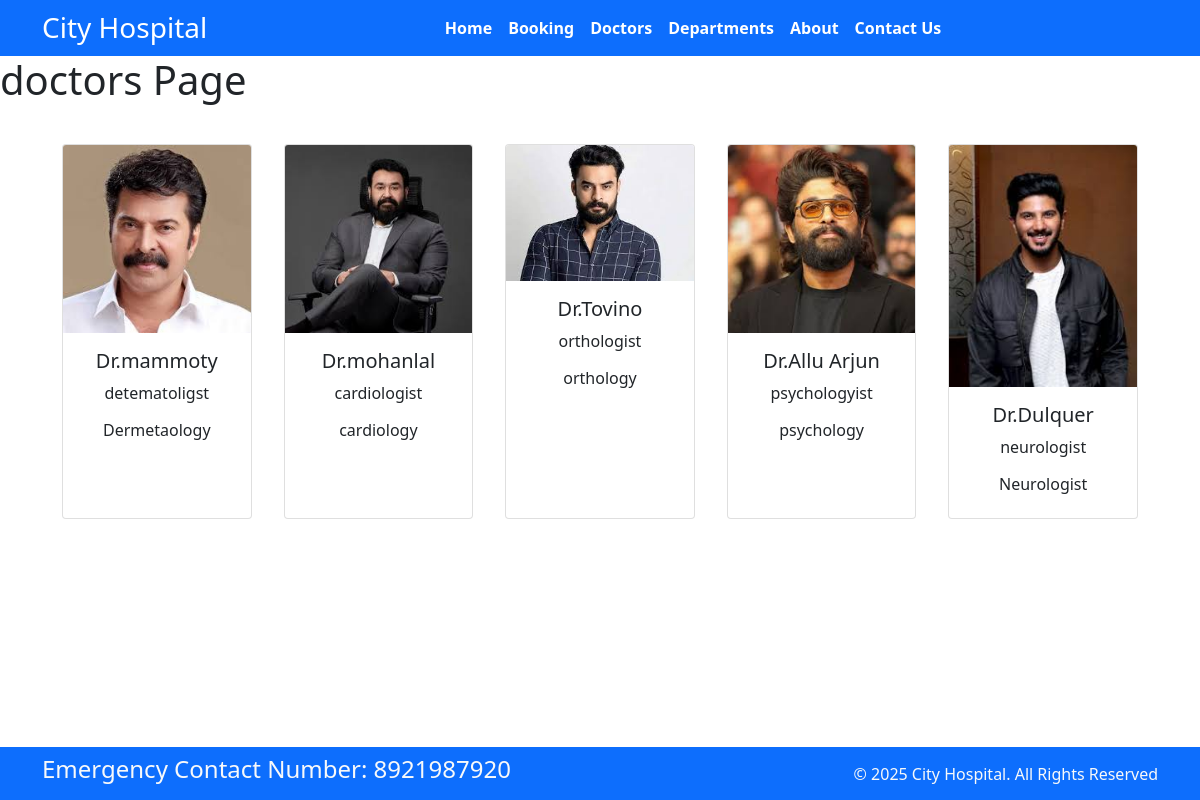
Page /doctors on the committed database.
### Home/models.py (models this page shows, shortened)
class Doctors(models.Model):
    doc_name = models.CharField(max_length=255)
    doc_spec= models.CharField(max_length=255)
    dep_name= models.ForeignKey(Departments, on_delete=models.CASCADE)
    doc_image= models.ImageField(upload_to='doctors')

class Departments(models.Model):
    dep_name = models.CharField(max_length=1000)
    dep_description = models.TextField()
    def __str__(self):
        return self.dep_name

### Home/views.py (the view)
# urls.py: path('doctors',views.doctors, name='doctors'),
def doctors(request):
    dic_docs={
        'doctors': Doctors.objects.all()
    }
    return render(request,"doctors.html",dic_docs)

### templates/doctors.html (shortened to what this page needs)
{% extends "base.html" %}
{% block content %}
<h1>doctors Page</h1>
<diV class="container text-center d-flex p-3">
{% for d in doctors%}
<div class="card text-center mx-3 my-3" style="width: 18rem;">
    <img src="{{d.doc_image.url}}" class="card-img-top" alt="...">
    <div class="card-body">
      <h5 class="card-title">Dr.{{d.doc_name}}</h5>
      <p class="card-text">{{d.doc_spec}}</p>
      <h6>{{d.dep_name}}</h6>
    </div>
  </div>
{% endfor %}
</div>
{% endblock  %}

### templates/base.html (shortened to what this page needs)
{% load static %}
<!DOCTYPE html>
<html>
  <head>
    <link rel="stylesheet"
      href=" https://cdn.jsdelivr.net/npm/bootstrap@5.1.3/dist/css/bootstrap.min.css ">
    <link rel="stylesheet"
      href="https://use.fontawesome.com/releases/v5.2.0/css/all.css">
      <link rel="stylesheet" href="https://cdn.jsdelivr.net/npm/bootstrap-icons/font/bootstrap-icons.css">
      <link rel="stylesheet"
      href="{% static '/css/style.css' %}">
  </head>
  <body>
    <nav class="navbar bg-primary navbar-expand-md">
        <div class="container">
            <div class="col-2 text-left pl-md-0 d-flex align-items-center">
                <h3 class="text-white mb-0">City Hospital</h3>
        </div>
        <div
          class="collapse navbar-collapse justify-content-center col-md-8 navbar-collapse-3">
          <ul class="navbar-nav justify-content-center  fw-bold">
            <li class="nav-item active">
              <a class="nav-link text-white" href="{% url "home" %}">Home </a>
            </li>
            <li class="nav-item">
              <a class="nav-link text-white" href="{% url "booking" %}">Booking</a>
            </li>
            <li class="nav-item">
              <a class="nav-link text-white" href="{% url "doctors" %}">Doctors</a>
            </li>
			 <li class="nav-item">
              <a class="nav-link text-white" href="{% url "departments" %}">Departments</a>
            </li>
            <li class="nav-item">
                <a class="nav-link text-white" href="{% url "about" %}">About</a>
              </li>
            <li class="nav-item">
              <a class="nav-link text-white" href="{% url "contact" %}">Contact Us</a>
            </li>
          </ul>
        </div>
      </div>
    </nav>
    {% block content %}  {% endblock  %}
    <section class="fixed-bottom">
        <footer class="pt-2 pb-2  bg-primary text-light">
          <div class="container">
            <div class="row align-items-center">
              <div class="col-12 col-md-8">
                <h4>Emergency Contact Number: 8921987920</h4>
              </div>
              <div class="col-12 col-md-4 mt-4 mt-md-0 text-center text-md-end">
                © 2025 City Hospital. All Rights Reserved
              </div>
            </div>
          </div>
        </footer>
      </section>
    </body>
  </html>

### rows in the picture
Doctors: doc_image (picture), doc_name "mammoty", doc_spec "detematoligst", dep_name "Dermetaology"
Doctors: doc_image (picture), doc_name "mohanlal", doc_spec "cardiologist", dep_name "cardiology"
Doctors: doc_image (picture), doc_name "Tovino", doc_spec "orthologist", dep_name "orthology"
Doctors: doc_image (picture), doc_name "Allu Arjun", doc_spec "psychologyist", dep_name "psychology"
Doctors: doc_image (picture), doc_name "Dulquer", doc_spec "neurologist", dep_name "Neurologist"
